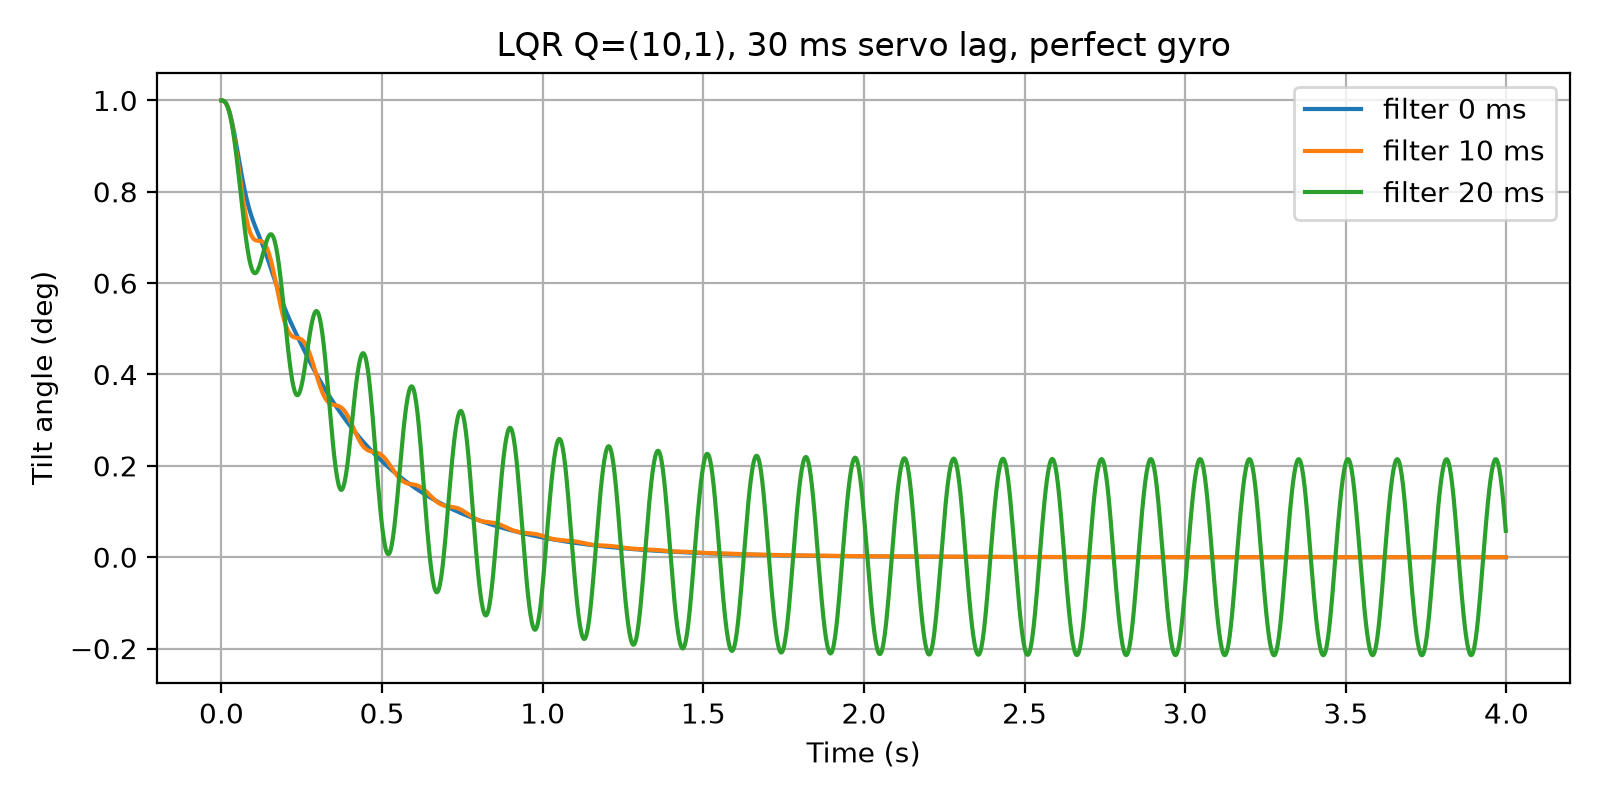

Write the Python code that produced this figure.
import numpy as np
import matplotlib.pyplot as plt
from scipy.linalg import solve_continuous_are

# Rocket numbers (same as before)
T = 30.0
L = 0.4
I = 0.125
mu_c = T * L / I
mu_a = 20.0
delta_max = np.deg2rad(5)


def lqr_gains(q1, q2, r):
    A = np.array([[0.0, 1.0], [mu_a, 0.0]])
    B = np.array([[0.0], [mu_c]])
    P = solve_continuous_are(A, B, np.diag([q1, q2]), np.array([[r]]))
    K = np.linalg.solve(np.array([[r]]), B.T @ P)
    return K[0, 0], K[0, 1]


def simulate(k1, k2, noise_dps, servo_lag, filter_time, seed=0):
    """Fixed time steps. The gyro reading is smoothed by a filter before the
    controller uses it. filter_time = 0 means no filter."""
    rng = np.random.default_rng(seed)
    dt = 0.002
    steps = int(4.0 / dt)
    theta, omega = np.deg2rad(1), 0.0
    d_actual, omega_filtered = 0.0, 0.0
    noise = np.deg2rad(noise_dps)
    t = np.arange(steps) * dt
    tilt = np.zeros(steps)
    engine = np.zeros(steps)
    for i in range(steps):
        omega_measured = omega + rng.normal(0.0, noise)
        if filter_time > 0:
            omega_filtered += (omega_measured - omega_filtered) / filter_time * dt
        else:
            omega_filtered = omega_measured
        d_command = np.clip(-(k1 * theta + k2 * omega_filtered), -delta_max, delta_max)
        if servo_lag > 0:
            d_actual += (d_command - d_actual) / servo_lag * dt
        else:
            d_actual = d_command
        omega += (mu_c * d_actual + mu_a * theta) * dt
        theta += omega * dt
        tilt[i] = theta
        engine[i] = d_actual
    return t, np.rad2deg(tilt), np.rad2deg(engine)


def judge(k1, k2, servo_lag, filter_time):
    """Overshoot with a perfect gyro, and engine jitter with 5 deg/s of gyro noise."""
    t, tilt, _ = simulate(k1, k2, 0, servo_lag, filter_time)
    overshoot = max(0.0, -np.min(tilt)) / tilt[0] * 100
    settled = abs(tilt[-1]) < 0.02 * tilt[0]
    jitter = np.mean([np.std(simulate(k1, k2, 5, servo_lag, filter_time, s)[2][t > 2.0])
                      for s in range(10)])
    return overshoot, settled, jitter


controllers = {
    "PD": (1.0, 0.13),
    "LQR Q=(10,1)": lqr_gains(10, 1, 1),
    "LQR matched": lqr_gains(0.58, 0.01, 1),
}

print("5 deg/s gyro noise. Jitter = how much the engine twitches (degrees).")
for name, (k1, k2) in controllers.items():
    print(name)
    for servo_lag in [0.0, 0.03]:
        for filter_time in [0.0, 0.01, 0.02]:
            overshoot, settled, jitter = judge(k1, k2, servo_lag, filter_time)
            status = "settles" if settled else "WOBBLES"
            print(f"   servo {servo_lag * 1000:3.0f} ms, filter {filter_time * 1000:3.0f} ms:"
                  f"  overshoot {overshoot:5.1f} %  jitter {jitter:5.2f}  {status}")

# Graph: the heavily damped LQR with a 30 ms servo, at three filter settings
plt.figure(figsize=(8, 4))
k1, k2 = controllers["LQR Q=(10,1)"]
for filter_time in [0.0, 0.01, 0.02]:
    t, tilt, _ = simulate(k1, k2, 0, 0.03, filter_time)
    plt.plot(t, tilt, label=f"filter {filter_time * 1000:.0f} ms")
plt.xlabel("Time (s)")
plt.ylabel("Tilt angle (deg)")
plt.title("LQR Q=(10,1), 30 ms servo lag, perfect gyro")
plt.legend()
plt.grid(True)
plt.tight_layout()
plt.savefig("gyro_filter.png", dpi=200)
plt.show()
